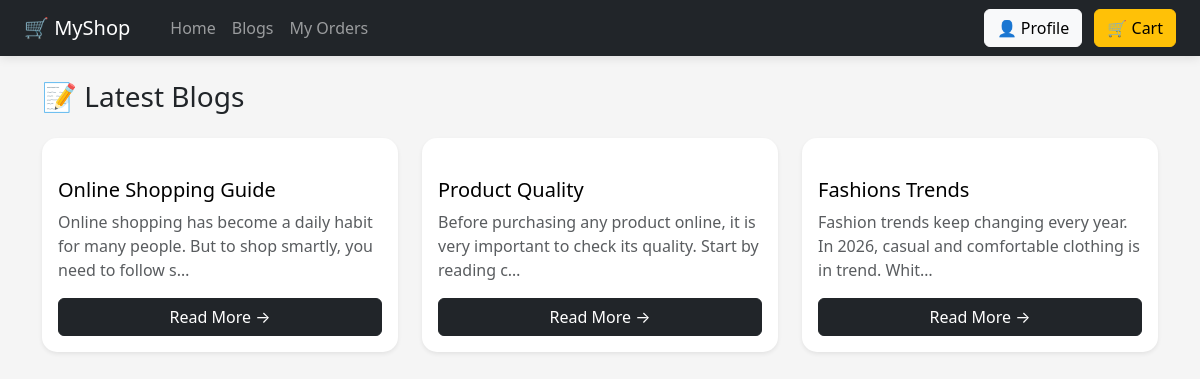
The app's page /blogs/ with its own data.
### store/models.py (models this page shows, shortened)
class Blog(models.Model):
    title = models.CharField(max_length=200)
    content = models.TextField()
    image = CloudinaryField('image', blank=True, null=True)
    created_at = models.DateTimeField(auto_now_add=True)

### store/views.py (the view)
# urls.py: path('blogs/', views.blog_list, name='blogs'),
def blog_list(request):
    blogs= Blog.objects.all()
    return render(request, 'blog.html',{'blogs': blogs})

### templates/blog.html (shortened to what this page needs)
{% extends 'base.html' %}
{% block content %}
<h3 class="mb-4">📝 Latest Blogs</h3>
<div class="row">
    {% for b in blogs %}
    <div class="col-md-4">
        <a href="/blogs/{{ b.id}}/" style="text-decoration:none;color: black;">
        <div class="card shadow-sm mb-4">
            <div class="card-body">
                <h5>{{ b.title }}</h5>
                <p class="text-muted">
                    {{ b.content|truncatechars:100 }}
                </p>
                <a href="/blogs/{{ b.id }}/" class="btn btn-dark w-100">
                    Read More →
                </a>
            </div>
        </div>
    </div>
    {% endfor %}
</div>
{% endblock %}

### templates/base.html (style rules this page uses)
body { background: #f5f5f5; }
.card { border: none; border-radius: 15px; transition: 0.3s; }

### records on screen
Blog: title "Online Shopping Guide", content "Online shopping has become a daily habit for many people. But to shop smartly, you need to follow s…"
Blog: title "Product Quality", content "Before purchasing any product online, it is very important to check its quality. Start by reading c…"
Blog: title "Fashions Trends", content "Fashion trends keep changing every year. In 2026, casual and comfortable clothing is in trend. Whit…"
